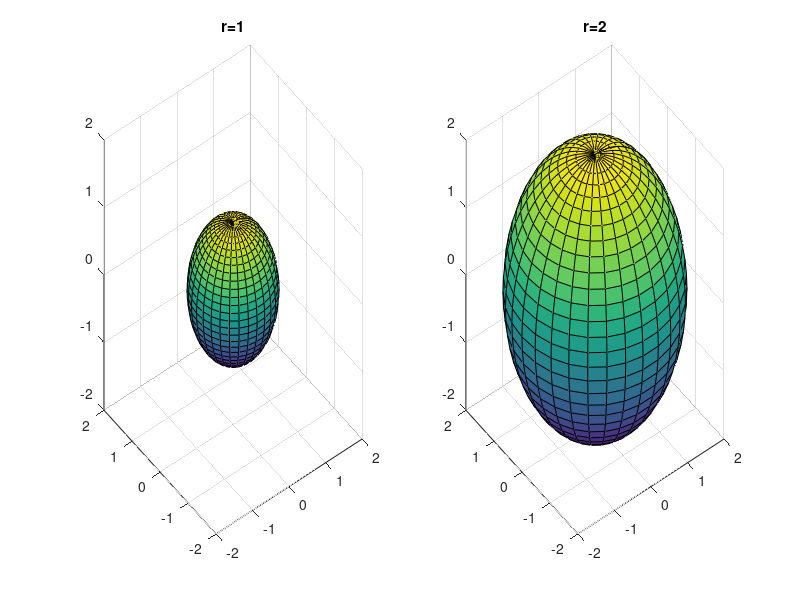

Here is the MATLAB script that generated this plot:
v=[-2 2 -2 2 -2 2];
subplot(1,2,1),sphere(30),axis(v);
title("r=1");
subplot(1,2,2),[x,y,z]=sphere(30);surf(2*x,2*y,2*z);
title("r=2");